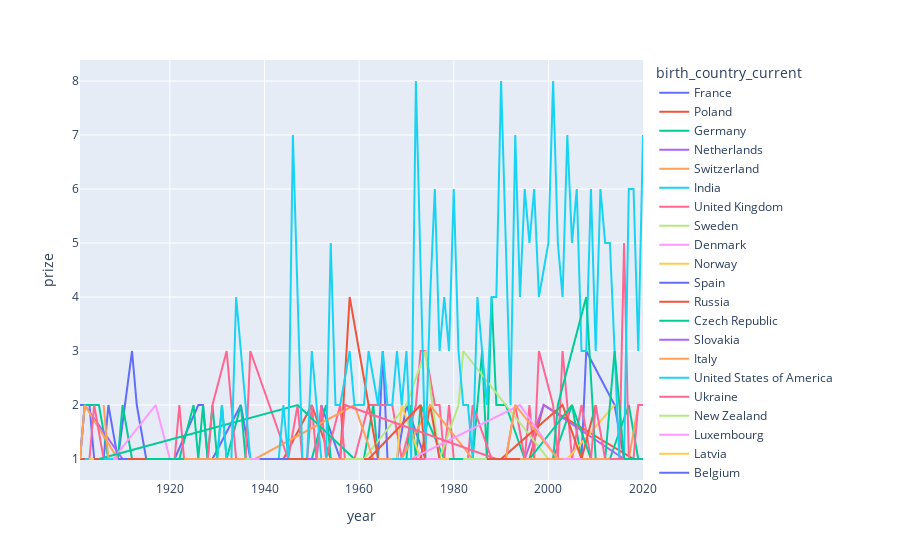

The notebook cell saved with this chart:
### Code cell
fig = px.line(prize_by_year,
           x=prize_by_year.year,
           y=prize_by_year.prize,
           color=prize_by_year.birth_country_current)
fig.show()

### Figure 1 — Plotly figure (JSON) as saved in the notebook; plotly's stock layout.template omitted (floating-point values rounded to 4 significant figures)
{"data": [{"hovertemplate": "birth_country_current=France<br>year=%{x}<br>prize=%{y}<extra></extra>", "legendgroup": "France", "line": {"color": "#636efa", "dash": "solid"}, "marker": {"symbol": "circle"}, "mode": "lines", "name": "France", "orientation": "v", "showlegend": true, "type": "scatter", "x": [1901, 1903, 1904, 1906, 1907, 1909, 1912, 1913, 1915, 1920, 1921, 1926, 1927, 1928, 1929, 1935, 1937, 1947, 1951, 1952, 1956, 1964, 1965, 1966, 1967, 1968, 1970, 1974, 1977, 1980, 1983, 1987, 1988, 1991, 2007, 2008, 2014, 2016, 2018, 2019, 2020], "xaxis": "x", "y": [2, 2, 1, 1, 2, 1, 3, 2, 1, 1, 1, 2, 2, 1, 1, 2, 1, 1, 1, 2, 1, 1, 3, 1, 1, 1, 2, 1, 1, 1, 1, 1, 1, 1, 1, 3, 2, 1, 1, 1, 1], "yaxis": "y"}, {"hovertemplate": "birth_country_current=Poland<br>year=%{x}<br>prize=%{y}<extra></extra>", "legendgroup": "Poland", "line": {"color": "#EF553B", "dash": "solid"}, "marker": {"symbol": "circle"}, "mode": "lines", "name": "Poland", "orientation": "v", "showlegend": true, "type": "scatter", "x": [1901, 1903, 1905, 1907, 1908, 1911, 1918, 1924, 1931, 1939, 1943, 1944, 1950, 1954, 1963, 1964, 1978, 1983, 1985, 1992, 1994, 1995, 1996, 1999, 2018], "xaxis": "x", "y": [1, 1, 1, 1, 1, 1, 1, 1, 1, 1, 1, 1, 2, 1, 1, 1, 1, 1, 1, 1, 1, 1, 1, 2, 1], "yaxis": "y"}, {"hovertemplate": "birth_country_current=Germany<br>year=%{x}<br>prize=%{y}<extra></extra>", "legendgroup": "Germany", "line": {"color": "#00cc96", "dash": "solid"}, "marker": {"symbol": "circle"}, "mode": "lines", "name": "Germany", "orientation": "v", "showlegend": true, "type": "scatter", "x": [1901, 1902, 1905, 1907, 1908, 1909, 1910, 1912, 1914, 1915, 1918, 1919, 1920, 1921, 1922, 1925, 1926, 1927, 1928, 1929, 1930, 1931, 1932, 1935, 1936, 1939, 1944, 1945, 1946, 1950, 1953, 1954, 1955, 1956, 1961, 1963, 1964, 1966, 1967, 1969, 1970, 1971, 1972, 1973, 1978, 1979, 1984, 1986, 1987, 1988, 1989, 1991, 1995, 1998, 2000, 2001, 2005, 2007, 2008, 2013, 2017, 2019, 2020], "xaxis": "x", "y": [1, 2, 2, 1, 1, 1, 2, 1, 1, 1, 1, 1, 1, 1, 1, 2, 1, 2, 1, 2, 1, 2, 1, 2, 1, 1, 1, 1, 1, 1, 2, 1, 1, 1, 1, 2, 1, 1, 1, 1, 1, 2, 1, 2, 1, 1, 1, 3, 1, 4, 2, 2, 1, 1, 1, 1, 2, 1, 1, 1, 2, 1, 1], "yaxis": "y"}, {"hovertemplate": "birth_country_current=Netherlands<br>year=%{x}<br>prize=%{y}<extra></extra>", "legendgroup": "Netherlands", "line": {"color": "#ab63fa", "dash": "solid"}, "marker": {"symbol": "circle"}, "mode": "lines", "name": "Netherlands", "orientation": "v", "showlegend": true, "type": "scatter", "x": [1901, 1902, 1910, 1911, 1913, 1929, 1936, 1953, 1969, 1973, 1975, 1981, 1984, 1995, 1999, 2016], "xaxis": "x", "y": [1, 2, 1, 1, 1, 1, 1, 1, 1, 1, 1, 1, 1, 1, 2, 1], "yaxis": "y"}, {"hovertemplate": "birth_country_current=Switzerland<br>year=%{x}<br>prize=%{y}<extra></extra>", "legendgroup": "Switzerland", "line": {"color": "#FFA15A", "dash": "solid"}, "marker": {"symbol": "circle"}, "mode": "lines", "name": "Switzerland", "orientation": "v", "showlegend": true, "type": "scatter", "x": [1901, 1902, 1909, 1919, 1920, 1948, 1949, 1952, 1957, 1978, 1986, 1987, 1991, 1996, 2002, 2017, 2019], "xaxis": "x", "y": [1, 2, 1, 1, 1, 1, 1, 1, 1, 1, 1, 1, 1, 1, 1, 1, 2], "yaxis": "y"}, {"hovertemplate": "birth_country_current=India<br>year=%{x}<br>prize=%{y}<extra></extra>", "legendgroup": "India", "line": {"color": "#19d3f3", "dash": "solid"}, "marker": {"symbol": "circle"}, "mode": "lines", "name": "India", "orientation": "v", "showlegend": true, "type": "scatter", "x": [1902, 1907, 1913, 1930, 1968, 1998, 2009, 2014, 2019], "xaxis": "x", "y": [1, 1, 1, 1, 1, 1, 1, 1, 1], "yaxis": "y"}, {"hovertemplate": "birth_country_current=United Kingdom<br>year=%{x}<br>prize=%{y}<extra></extra>", "legendgroup": "United Kingdom", "line": {"color": "#FF6692", "dash": "solid"}, "marker": {"symbol": "circle"}, "mode": "lines", "name": "United Kingdom", "orientation": "v", "showlegend": true, "type": "scatter", "x": [1903, 1904, 1906, 1915, 1917, 1921, 1922, 1923, 1925, 1927, 1928, 1929, 1932, 1933, 1934, 1935, 1936, 1937, 1945, 1947, 1948, 1949, 1950, 1951, 1952, 1953, 1956, 1957, 1958, 1959, 1962, 1963, 1967, 1969, 1972, 1973, 1974, 1976, 1977, 1978, 1979, 1980, 1982, 1983, 1984, 1988, 1991, 1993, 1995, 1996, 1997, 1998, 2001, 2002, 2003, 2005, 2007, 2009, 2010, 2012, 2013, 2015, 2016, 2017, 2018, 2019, 2020], "xaxis": "x", "y": [1, 2, 1, 1, 1, 1, 2, 1, 1, 1, 1, 2, 3, 2, 1, 1, 1, 3, 1, 2, 1, 1, 2, 1, 2, 1, 2, 1, 1, 1, 2, 2, 2, 1, 2, 3, 3, 2, 2, 1, 2, 1, 1, 1, 2, 1, 1, 2, 1, 2, 1, 3, 2, 1, 3, 1, 2, 1, 1, 1, 1, 1, 5, 1, 1, 2, 2], "yaxis": "y"}, {"hovertemplate": "birth_country_current=Sweden<br>year=%{x}<br>prize=%{y}<extra></extra>", "legendgroup": "Sweden", "line": {"color": "#B6E880", "dash": "solid"}, "marker": {"symbol": "circle"}, "mode": "lines", "name": "Sweden", "orientation": "v", "showlegend": true, "type": "scatter", "x": [1903, 1908, 1909, 1911, 1912, 1916, 1921, 1924, 1926, 1930, 1931, 1948, 1951, 1955, 1961, 1970, 1974, 1977, 1981, 1982, 2000, 2011, 2015], "xaxis": "x", "y": [1, 1, 1, 1, 1, 1, 1, 1, 1, 1, 1, 1, 1, 1, 1, 2, 3, 1, 2, 3, 1, 1, 1], "yaxis": "y"}, {"hovertemplate": "birth_country_current=Denmark<br>year=%{x}<br>prize=%{y}<extra></extra>", "legendgroup": "Denmark", "line": {"color": "#FF97FF", "dash": "solid"}, "marker": {"symbol": "circle"}, "mode": "lines", "name": "Denmark", "orientation": "v", "showlegend": true, "type": "scatter", "x": [1903, 1908, 1917, 1920, 1922, 1926, 1928, 1943, 1944, 1975, 1997], "xaxis": "x", "y": [1, 1, 2, 1, 1, 1, 1, 1, 1, 1, 1], "yaxis": "y"}, {"hovertemplate": "birth_country_current=Norway<br>year=%{x}<br>prize=%{y}<extra></extra>", "legendgroup": "Norway", "line": {"color": "#FECB52", "dash": "solid"}, "marker": {"symbol": "circle"}, "mode": "lines", "name": "Norway", "orientation": "v", "showlegend": true, "type": "scatter", "x": [1903, 1920, 1921, 1922, 1968, 1969, 1973, 1989, 2004, 2014], "xaxis": "x", "y": [1, 1, 1, 1, 1, 2, 1, 1, 1, 2], "yaxis": "y"}, {"hovertemplate": "birth_country_current=Spain<br>year=%{x}<br>prize=%{y}<extra></extra>", "legendgroup": "Spain", "line": {"color": "#636efa", "dash": "solid"}, "marker": {"symbol": "circle"}, "mode": "lines", "name": "Spain", "orientation": "v", "showlegend": true, "type": "scatter", "x": [1904, 1906, 1922, 1956, 1959, 1977, 1989], "xaxis": "x", "y": [1, 1, 1, 1, 1, 1, 1], "yaxis": "y"}, {"hovertemplate": "birth_country_current=Russia<br>year=%{x}<br>prize=%{y}<extra></extra>", "legendgroup": "Russia", "line": {"color": "#EF553B", "dash": "solid"}, "marker": {"symbol": "circle"}, "mode": "lines", "name": "Russia", "orientation": "v", "showlegend": true, "type": "scatter", "x": [1904, 1910, 1911, 1933, 1937, 1953, 1956, 1958, 1964, 1965, 1970, 1973, 1975, 1977, 1978, 1987, 1990, 2003, 2007, 2010], "xaxis": "x", "y": [1, 1, 1, 1, 1, 1, 1, 4, 1, 1, 1, 1, 2, 1, 1, 1, 1, 2, 1, 2], "yaxis": "y"}, {"hovertemplate": "birth_country_current=Czech Republic<br>year=%{x}<br>prize=%{y}<extra></extra>", "legendgroup": "Czech Republic", "line": {"color": "#00cc96", "dash": "solid"}, "marker": {"symbol": "circle"}, "mode": "lines", "name": "Czech Republic", "orientation": "v", "showlegend": true, "type": "scatter", "x": [1905, 1947, 1959, 1984, 2007], "xaxis": "x", "y": [1, 2, 1, 1, 1], "yaxis": "y"}, {"hovertemplate": "birth_country_current=Slovakia<br>year=%{x}<br>prize=%{y}<extra></extra>", "legendgroup": "Slovakia", "line": {"color": "#ab63fa", "dash": "solid"}, "marker": {"symbol": "circle"}, "mode": "lines", "name": "Slovakia", "orientation": "v", "showlegend": true, "type": "scatter", "x": [1905], "xaxis": "x", "y": [1], "yaxis": "y"}, {"hovertemplate": "birth_country_current=Italy<br>year=%{x}<br>prize=%{y}<extra></extra>", "legendgroup": "Italy", "line": {"color": "#FFA15A", "dash": "solid"}, "marker": {"symbol": "circle"}, "mode": "lines", "name": "Italy", "orientation": "v", "showlegend": true, "type": "scatter", "x": [1906, 1907, 1909, 1926, 1934, 1938, 1959, 1963, 1969, 1975, 1984, 1985, 1986, 1997, 2002, 2007], "xaxis": "x", "y": [2, 1, 1, 1, 1, 1, 2, 1, 1, 2, 1, 1, 1, 1, 1, 1], "yaxis": "y"}, {"hovertemplate": "birth_country_current=United States of America<br>year=%{x}<br>prize=%{y}<extra></extra>", "legendgroup": "United States of America", "line": {"color": "#19d3f3", "dash": "solid"}, "marker": {"symbol": "circle"}, "mode": "lines", "name": "United States of America", "orientation": "v", "showlegend": true, "type": "scatter", "x": [1906, 1912, 1914, 1919, 1923, 1925, 1927, 1929, 1930, 1931, 1932, 1933, 1934, 1936, 1937, 1938, 1939, 1943, 1944, 1945, 1946, 1948, 1949, 1950, 1951, 1952, 1953, 1954, 1955, 1956, 1958, 1959, 1960, 1961, 1962, 1964, 1965, 1966, 1967, 1968, 1969, 1970, 1971, 1972, 1974, 1975, 1976, 1977, 1978, 1979, 1980, 1981, 1982, 1983, 1984, 1985, 1986, 1987, 1988, 1989, 1990, 1992, 1993, 1994, 1995, 1996, 1997, 1998, 2000, 2001, 2002, 2003, 2004, 2005, 2006, 2007, 2008, 2009, 2010, 2011, 2012, 2013, 2014, 2015, 2016, 2017, 2018, 2019, 2020], "xaxis": "x", "y": [1, 1, 1, 1, 1, 1, 1, 1, 1, 2, 1, 1, 4, 2, 1, 1, 1, 1, 2, 1, 7, 1, 1, 3, 2, 1, 1, 5, 2, 2, 3, 2, 2, 2, 3, 2, 3, 2, 2, 3, 2, 3, 1, 8, 1, 4, 6, 3, 4, 3, 6, 3, 2, 2, 1, 4, 3, 2, 4, 4, 8, 2, 7, 4, 6, 5, 6, 4, 5, 8, 5, 4, 7, 5, 6, 3, 3, 6, 3, 6, 5, 5, 3, 1, 1, 6, 6, 3, 7], "yaxis": "y"}, {"hovertemplate": "birth_country_current=Ukraine<br>year=%{x}<br>prize=%{y}<extra></extra>", "legendgroup": "Ukraine", "line": {"color": "#FF6692", "dash": "solid"}, "marker": {"symbol": "circle"}, "mode": "lines", "name": "Ukraine", "orientation": "v", "showlegend": true, "type": "scatter", "x": [1908, 1952, 1966, 1981, 2015], "xaxis": "x", "y": [1, 1, 1, 1, 1], "yaxis": "y"}, {"hovertemplate": "birth_country_current=New Zealand<br>year=%{x}<br>prize=%{y}<extra></extra>", "legendgroup": "New Zealand", "line": {"color": "#B6E880", "dash": "solid"}, "marker": {"symbol": "circle"}, "mode": "lines", "name": "New Zealand", "orientation": "v", "showlegend": true, "type": "scatter", "x": [1908, 1962, 2000], "xaxis": "x", "y": [1, 1, 1], "yaxis": "y"}, {"hovertemplate": "birth_country_current=Luxembourg<br>year=%{x}<br>prize=%{y}<extra></extra>", "legendgroup": "Luxembourg", "line": {"color": "#FF97FF", "dash": "solid"}, "marker": {"symbol": "circle"}, "mode": "lines", "name": "Luxembourg", "orientation": "v", "showlegend": true, "type": "scatter", "x": [1908, 2011], "xaxis": "x", "y": [1, 1], "yaxis": "y"}, {"hovertemplate": "birth_country_current=Latvia<br>year=%{x}<br>prize=%{y}<extra></extra>", "legendgroup": "Latvia", "line": {"color": "#FECB52", "dash": "solid"}, "marker": {"symbol": "circle"}, "mode": "lines", "name": "Latvia", "orientation": "v", "showlegend": true, "type": "scatter", "x": [1909], "xaxis": "x", "y": [1], "yaxis": "y"}, {"hovertemplate": "birth_country_current=Belgium<br>year=%{x}<br>prize=%{y}<extra></extra>", "legendgroup": "Belgium", "line": {"color": "#636efa", "dash": "solid"}, "marker": {"symbol": "circle"}, "mode": "lines", "name": "Belgium", "orientation": "v", "showlegend": true, "type": "scatter", "x": [1909, 1911, 1913, 1919, 1938, 1958, 1974, 2005, 2013], "xaxis": "x", "y": [1, 1, 1, 1, 1, 1, 1, 1, 1], "yaxis": "y"}, {"hovertemplate": "birth_country_current=Austria<br>year=%{x}<br>prize=%{y}<extra></extra>", "legendgroup": "Austria", "line": {"color": "#EF553B", "dash": "solid"}, "marker": {"symbol": "circle"}, "mode": "lines", "name": "Austria", "orientation": "v", "showlegend": true, "type": "scatter", "x": [1911, 1914, 1925, 1927, 1930, 1933, 1936, 1938, 1945, 1962, 1973, 1974, 1998, 2000, 2004, 2013, 2019], "xaxis": "x", "y": [1, 1, 1, 1, 1, 1, 1, 1, 1, 1, 2, 1, 1, 1, 1, 1, 1], "yaxis": "y"}, {"hovertemplate": "birth_country_current=Australia<br>year=%{x}<br>prize=%{y}<extra></extra>", "legendgroup": "Australia", "line": {"color": "#00cc96", "dash": "solid"}, "marker": {"symbol": "circle"}, "mode": "lines", "name": "Australia", "orientation": "v", "showlegend": true, "type": "scatter", "x": [1915, 1945, 1960, 1963, 1964, 1975, 1996, 2005, 2009], "xaxis": "x", "y": [1, 1, 1, 1, 1, 1, 1, 2, 1], "yaxis": "y"}, {"hovertemplate": "birth_country_current=Canada<br>year=%{x}<br>prize=%{y}<extra></extra>", "legendgroup": "Canada", "line": {"color": "#ab63fa", "dash": "solid"}, "marker": {"symbol": "circle"}, "mode": "lines", "name": "Canada", "orientation": "v", "showlegend": true, "type": "scatter", "x": [1923, 1949, 1957, 1966, 1976, 1981, 1983, 1989, 1990, 1992, 1994, 1996, 1997, 1999, 2009, 2011, 2013, 2015, 2018, 2019], "xaxis": "x", "y": [1, 1, 1, 1, 1, 1, 1, 1, 1, 1, 1, 1, 1, 1, 1, 1, 1, 1, 1, 1], "yaxis": "y"}, {"hovertemplate": "birth_country_current=Ireland<br>year=%{x}<br>prize=%{y}<extra></extra>", "legendgroup": "Ireland", "line": {"color": "#FFA15A", "dash": "solid"}, "marker": {"symbol": "circle"}, "mode": "lines", "name": "Ireland", "orientation": "v", "showlegend": true, "type": "scatter", "x": [1923, 1925, 1951, 1969, 2015], "xaxis": "x", "y": [1, 1, 1, 1, 1], "yaxis": "y"}, {"hovertemplate": "birth_country_current=Slovenia<br>year=%{x}<br>prize=%{y}<extra></extra>", "legendgroup": "Slovenia", "line": {"color": "#19d3f3", "dash": "solid"}, "marker": {"symbol": "circle"}, "mode": "lines", "name": "Slovenia", "orientation": "v", "showlegend": true, "type": "scatter", "x": [1923], "xaxis": "x", "y": [1], "yaxis": "y"}, {"hovertemplate": "birth_country_current=Indonesia<br>year=%{x}<br>prize=%{y}<extra></extra>", "legendgroup": "Indonesia", "line": {"color": "#FF6692", "dash": "solid"}, "marker": {"symbol": "circle"}, "mode": "lines", "name": "Indonesia", "orientation": "v", "showlegend": true, "type": "scatter", "x": [1924], "xaxis": "x", "y": [1], "yaxis": "y"}, {"hovertemplate": "birth_country_current=Argentina<br>year=%{x}<br>prize=%{y}<extra></extra>", "legendgroup": "Argentina", "line": {"color": "#B6E880", "dash": "solid"}, "marker": {"symbol": "circle"}, "mode": "lines", "name": "Argentina", "orientation": "v", "showlegend": true, "type": "scatter", "x": [1936, 1947, 1980, 1984], "xaxis": "x", "y": [1, 1, 1, 1], "yaxis": "y"}, {"hovertemplate": "birth_country_current=Hungary<br>year=%{x}<br>prize=%{y}<extra></extra>", "legendgroup": "Hungary", "line": {"color": "#FF97FF", "dash": "solid"}, "marker": {"symbol": "circle"}, "mode": "lines", "name": "Hungary", "orientation": "v", "showlegend": true, "type": "scatter", "x": [1937, 1943, 1961, 1963, 1971, 1994, 2002, 2004], "xaxis": "x", "y": [1, 1, 1, 1, 1, 2, 1, 1], "yaxis": "y"}, {"hovertemplate": "birth_country_current=Croatia<br>year=%{x}<br>prize=%{y}<extra></extra>", "legendgroup": "Croatia", "line": {"color": "#FECB52", "dash": "solid"}, "marker": {"symbol": "circle"}, "mode": "lines", "name": "Croatia", "orientation": "v", "showlegend": true, "type": "scatter", "x": [1939], "xaxis": "x", "y": [1], "yaxis": "y"}, {"hovertemplate": "birth_country_current=Finland<br>year=%{x}<br>prize=%{y}<extra></extra>", "legendgroup": "Finland", "line": {"color": "#636efa", "dash": "solid"}, "marker": {"symbol": "circle"}, "mode": "lines", "name": "Finland", "orientation": "v", "showlegend": true, "type": "scatter", "x": [1939, 1945, 1967, 2008, 2016], "xaxis": "x", "y": [1, 1, 1, 1, 1], "yaxis": "y"}, {"hovertemplate": "birth_country_current=Chile<br>year=%{x}<br>prize=%{y}<extra></extra>", "legendgroup": "Chile", "line": {"color": "#EF553B", "dash": "solid"}, "marker": {"symbol": "circle"}, "mode": "lines", "name": "Chile", "orientation": "v", "showlegend": true, "type": "scatter", "x": [1945, 1971], "xaxis": "x", "y": [1, 1], "yaxis": "y"}, {"hovertemplate": "birth_country_current=Japan<br>year=%{x}<br>prize=%{y}<extra></extra>", "legendgroup": "Japan", "line": {"color": "#00cc96", "dash": "solid"}, "marker": {"symbol": "circle"}, "mode": "lines", "name": "Japan", "orientation": "v", "showlegend": true, "type": "scatter", "x": [1949, 1965, 1968, 1973, 1974, 1981, 1987, 1994, 2000, 2001, 2002, 2008, 2010, 2012, 2014, 2015, 2016, 2017, 2018, 2019], "xaxis": "x", "y": [1, 1, 1, 1, 1, 1, 1, 1, 1, 1, 2, 4, 1, 1, 3, 2, 1, 1, 1, 1], "yaxis": "y"}, {"hovertemplate": "birth_country_current=Portugal<br>year=%{x}<br>prize=%{y}<extra></extra>", "legendgroup": "Portugal", "line": {"color": "#ab63fa", "dash": "solid"}, "marker": {"symbol": "circle"}, "mode": "lines", "name": "Portugal", "orientation": "v", "showlegend": true, "type": "scatter", "x": [1949, 1998], "xaxis": "x", "y": [1, 1], "yaxis": "y"}, {"hovertemplate": "birth_country_current=South Africa<br>year=%{x}<br>prize=%{y}<extra></extra>", "legendgroup": "South Africa", "line": {"color": "#FFA15A", "dash": "solid"}, "marker": {"symbol": "circle"}, "mode": "lines", "name": "South Africa", "orientation": "v", "showlegend": true, "type": "scatter", "x": [1951, 1979, 1984, 1991, 1993, 2002, 2003, 2013], "xaxis": "x", "y": [1, 1, 1, 1, 2, 1, 1, 1], "yaxis": "y"}, {"hovertemplate": "birth_country_current=Iceland<br>year=%{x}<br>prize=%{y}<extra></extra>", "legendgroup": "Iceland", "line": {"color": "#19d3f3", "dash": "solid"}, "marker": {"symbol": "circle"}, "mode": "lines", "name": "Iceland", "orientation": "v", "showlegend": true, "type": "scatter", "x": [1955], "xaxis": "x", "y": [1], "yaxis": "y"}, {"hovertemplate": "birth_country_current=China<br>year=%{x}<br>prize=%{y}<extra></extra>", "legendgroup": "China", "line": {"color": "#FF6692", "dash": "solid"}, "marker": {"symbol": "circle"}, "mode": "lines", "name": "China", "orientation": "v", "showlegend": true, "type": "scatter", "x": [1956, 1957, 1989, 1992, 1998, 2000, 2009, 2010, 2012, 2015], "xaxis": "x", "y": [1, 2, 1, 1, 1, 1, 1, 2, 1, 1], "yaxis": "y"}, {"hovertemplate": "birth_country_current=Algeria<br>year=%{x}<br>prize=%{y}<extra></extra>", "legendgroup": "Algeria", "line": {"color": "#B6E880", "dash": "solid"}, "marker": {"symbol": "circle"}, "mode": "lines", "name": "Algeria", "orientation": "v", "showlegend": true, "type": "scatter", "x": [1957, 1997], "xaxis": "x", "y": [1, 1], "yaxis": "y"}, {"hovertemplate": "birth_country_current=Zimbabwe<br>year=%{x}<br>prize=%{y}<extra></extra>", "legendgroup": "Zimbabwe", "line": {"color": "#FF97FF", "dash": "solid"}, "marker": {"symbol": "circle"}, "mode": "lines", "name": "Zimbabwe", "orientation": "v", "showlegend": true, "type": "scatter", "x": [1960], "xaxis": "x", "y": [1], "yaxis": "y"}, {"hovertemplate": "birth_country_current=Brazil<br>year=%{x}<br>prize=%{y}<extra></extra>", "legendgroup": "Brazil", "line": {"color": "#FECB52", "dash": "solid"}, "marker": {"symbol": "circle"}, "mode": "lines", "name": "Brazil", "orientation": "v", "showlegend": true, "type": "scatter", "x": [1960], "xaxis": "x", "y": [1], "yaxis": "y"}, {"hovertemplate": "birth_country_current=Guadeloupe Island<br>year=%{x}<br>prize=%{y}<extra></extra>", "legendgroup": "Guadeloupe Island", "line": {"color": "#636efa", "dash": "solid"}, "marker": {"symbol": "circle"}, "mode": "lines", "name": "Guadeloupe Island", "orientation": "v", "showlegend": true, "type": "scatter", "x": [1960], "xaxis": "x", "y": [1], "yaxis": "y"}, {"hovertemplate": "birth_country_current=Bosnia and Herzegovina<br>year=%{x}<br>prize=%{y}<extra></extra>", "legendgroup": "Bosnia and Herzegovina", "line": {"color": "#EF553B", "dash": "solid"}, "marker": {"symbol": "circle"}, "mode": "lines", "name": "Bosnia and Herzegovina", "orientation": "v", "showlegend": true, "type": "scatter", "x": [1961, 1975], "xaxis": "x", "y": [1, 1], "yaxis": "y"}, {"hovertemplate": "birth_country_current=Azerbaijan<br>year=%{x}<br>prize=%{y}<extra></extra>", "legendgroup": "Azerbaijan", "line": {"color": "#00cc96", "dash": "solid"}, "marker": {"symbol": "circle"}, "mode": "lines", "name": "Azerbaijan", "orientation": "v", "showlegend": true, "type": "scatter", "x": [1962], "xaxis": "x", "y": [1], "yaxis": "y"}, {"hovertemplate": "birth_country_current=Turkey<br>year=%{x}<br>prize=%{y}<extra></extra>", "legendgroup": "Turkey", "line": {"color": "#ab63fa", "dash": "solid"}, "marker": {"symbol": "circle"}, "mode": "lines", "name": "Turkey", "orientation": "v", "showlegend": true, "type": "scatter", "x": [1963, 2006, 2015], "xaxis": "x", "y": [1, 1, 1], "yaxis": "y"}, {"hovertemplate": "birth_country_current=Egypt<br>year=%{x}<br>prize=%{y}<extra></extra>", "legendgroup": "Egypt", "line": {"color": "#FFA15A", "dash": "solid"}, "marker": {"symbol": "circle"}, "mode": "lines", "name": "Egypt", "orientation": "v", "showlegend": true, "type": "scatter", "x": [1964, 1978, 1988, 1994, 1999, 2005], "xaxis": "x", "y": [1, 1, 1, 1, 1, 1], "yaxis": "y"}, {"hovertemplate": "birth_country_current=Guatemala<br>year=%{x}<br>prize=%{y}<extra></extra>", "legendgroup": "Guatemala", "line": {"color": "#19d3f3", "dash": "solid"}, "marker": {"symbol": "circle"}, "mode": "lines", "name": "Guatemala", "orientation": "v", "showlegend": true, "type": "scatter", "x": [1967, 1992], "xaxis": "x", "y": [1, 1], "yaxis": "y"}, {"hovertemplate": "birth_country_current=Belarus<br>year=%{x}<br>prize=%{y}<extra></extra>", "legendgroup": "Belarus", "line": {"color": "#FF6692", "dash": "solid"}, "marker": {"symbol": "circle"}, "mode": "lines", "name": "Belarus", "orientation": "v", "showlegend": true, "type": "scatter", "x": [1971, 1978, 1994, 2000], "xaxis": "x", "y": [1, 1, 1, 1], "yaxis": "y"}, {"hovertemplate": "birth_country_current=Vietnam<br>year=%{x}<br>prize=%{y}<extra></extra>", "legendgroup": "Vietnam", "line": {"color": "#B6E880", "dash": "solid"}, "marker": {"symbol": "circle"}, "mode": "lines", "name": "Vietnam", "orientation": "v", "showlegend": true, "type": "scatter", "x": [1973], "xaxis": "x", "y": [1], "yaxis": "y"}, {"hovertemplate": "birth_country_current=Romania<br>year=%{x}<br>prize=%{y}<extra></extra>", "legendgroup": "Romania", "line": {"color": "#FF97FF", "dash": "solid"}, "marker": {"symbol": "circle"}, "mode": "lines", "name": "Romania", "orientation": "v", "showlegend": true, "type": "scatter", "x": [1974, 1986, 2009, 2014], "xaxis": "x", "y": [1, 1, 1, 1], "yaxis": "y"}, {"hovertemplate": "birth_country_current=Lithuania<br>year=%{x}<br>prize=%{y}<extra></extra>", "legendgroup": "Lithuania", "line": {"color": "#FECB52", "dash": "solid"}, "marker": {"symbol": "circle"}, "mode": "lines", "name": "Lithuania", "orientation": "v", "showlegend": true, "type": "scatter", "x": [1977, 1980, 1982], "xaxis": "x", "y": [1, 1, 1], "yaxis": "y"}, {"hovertemplate": "birth_country_current=Greece<br>year=%{x}<br>prize=%{y}<extra></extra>", "legendgroup": "Greece", "line": {"color": "#636efa", "dash": "solid"}, "marker": {"symbol": "circle"}, "mode": "lines", "name": "Greece", "orientation": "v", "showlegend": true, "type": "scatter", "x": [1979], "xaxis": "x", "y": [1], "yaxis": "y"}, {"hovertemplate": "birth_country_current=Pakistan<br>year=%{x}<br>prize=%{y}<extra></extra>", "legendgroup": "Pakistan", "line": {"color": "#EF553B", "dash": "solid"}, "marker": {"symbol": "circle"}, "mode": "lines", "name": "Pakistan", "orientation": "v", "showlegend": true, "type": "scatter", "x": [1979, 1983, 2014], "xaxis": "x", "y": [1, 1, 1], "yaxis": "y"}, {"hovertemplate": "birth_country_current=Saint Lucia<br>year=%{x}<br>prize=%{y}<extra></extra>", "legendgroup": "Saint Lucia", "line": {"color": "#00cc96", "dash": "solid"}, "marker": {"symbol": "circle"}, "mode": "lines", "name": "Saint Lucia", "orientation": "v", "showlegend": true, "type": "scatter", "x": [1979, 1992], "xaxis": "x", "y": [1, 1], "yaxis": "y"}, {"hovertemplate": "birth_country_current=Republic of Macedonia<br>year=%{x}<br>prize=%{y}<extra></extra>", "legendgroup": "Republic of Macedonia", "line": {"color": "#ab63fa", "dash": "solid"}, "marker": {"symbol": "circle"}, "mode": "lines", "name": "Republic of Macedonia", "orientation": "v", "showlegend": true, "type": "scatter", "x": [1979], "xaxis": "x", "y": [1], "yaxis": "y"}, {"hovertemplate": "birth_country_current=Venezuela<br>year=%{x}<br>prize=%{y}<extra></extra>", "legendgroup": "Venezuela", "line": {"color": "#FFA15A", "dash": "solid"}, "marker": {"symbol": "circle"}, "mode": "lines", "name": "Venezuela", "orientation": "v", "showlegend": true, "type": "scatter", "x": [1980], "xaxis": "x", "y": [1], "yaxis": "y"}, {"hovertemplate": "birth_country_current=Bulgaria<br>year=%{x}<br>prize=%{y}<extra></extra>", "legendgroup": "Bulgaria", "line": {"color": "#19d3f3", "dash": "solid"}, "marker": {"symbol": "circle"}, "mode": "lines", "name": "Bulgaria", "orientation": "v", "showlegend": true, "type": "scatter", "x": [1981], "xaxis": "x", "y": [1], "yaxis": "y"}, {"hovertemplate": "birth_country_current=Colombia<br>year=%{x}<br>prize=%{y}<extra></extra>", "legendgroup": "Colombia", "line": {"color": "#FF6692", "dash": "solid"}, "marker": {"symbol": "circle"}, "mode": "lines", "name": "Colombia", "orientation": "v", "showlegend": true, "type": "scatter", "x": [1982, 2016], "xaxis": "x", "y": [1, 1], "yaxis": "y"}, {"hovertemplate": "birth_country_current=Mexico<br>year=%{x}<br>prize=%{y}<extra></extra>", "legendgroup": "Mexico", "line": {"color": "#B6E880", "dash": "solid"}, "marker": {"symbol": "circle"}, "mode": "lines", "name": "Mexico", "orientation": "v", "showlegend": true, "type": "scatter", "x": [1982, 1990, 1995], "xaxis": "x", "y": [1, 1, 1], "yaxis": "y"}, {"hovertemplate": "birth_country_current=Madagascar<br>year=%{x}<br>prize=%{y}<extra></extra>", "legendgroup": "Madagascar", "line": {"color": "#FF97FF", "dash": "solid"}, "marker": {"symbol": "circle"}, "mode": "lines", "name": "Madagascar", "orientation": "v", "showlegend": true, "type": "scatter", "x": [1985], "xaxis": "x", "y": [1], "yaxis": "y"}, {"hovertemplate": "birth_country_current=Nigeria<br>year=%{x}<br>prize=%{y}<extra></extra>", "legendgroup": "Nigeria", "line": {"color": "#FECB52", "dash": "solid"}, "marker": {"symbol": "circle"}, "mode": "lines", "name": "Nigeria", "orientation": "v", "showlegend": true, "type": "scatter", "x": [1986], "xaxis": "x", "y": [1], "yaxis": "y"}, {"hovertemplate": "birth_country_current=Taiwan<br>year=%{x}<br>prize=%{y}<extra></extra>", "legendgroup": "Taiwan", "line": {"color": "#636efa", "dash": "solid"}, "marker": {"symbol": "circle"}, "mode": "lines", "name": "Taiwan", "orientation": "v", "showlegend": true, "type": "scatter", "x": [1986], "xaxis": "x", "y": [1], "yaxis": "y"}, {"hovertemplate": "birth_country_current=Korea (South Korea)<br>year=%{x}<br>prize=%{y}<extra></extra>", "legendgroup": "Korea (South Korea)", "line": {"color": "#EF553B", "dash": "solid"}, "marker": {"symbol": "circle"}, "mode": "lines", "name": "Korea (South Korea)", "orientation": "v", "showlegend": true, "type": "scatter", "x": [1987, 2000], "xaxis": "x", "y": [1, 1], "yaxis": "y"}, {"hovertemplate": "birth_country_current=Costa Rica<br>year=%{x}<br>prize=%{y}<extra></extra>", "legendgroup": "Costa Rica", "line": {"color": "#00cc96", "dash": "solid"}, "marker": {"symbol": "circle"}, "mode": "lines", "name": "Costa Rica", "orientation": "v", "showlegend": true, "type": "scatter", "x": [1987], "xaxis": "x", "y": [1], "yaxis": "y"}, {"hovertemplate": "birth_country_current=Myanmar<br>year=%{x}<br>prize=%{y}<extra></extra>", "legendgroup": "Myanmar", "line": {"color": "#ab63fa", "dash": "solid"}, "marker": {"symbol": "circle"}, "mode": "lines", "name": "Myanmar", "orientation": "v", "showlegend": true, "type": "scatter", "x": [1991], "xaxis": "x", "y": [1], "yaxis": "y"}, {"hovertemplate": "birth_country_current=Israel<br>year=%{x}<br>prize=%{y}<extra></extra>", "legendgroup": "Israel", "line": {"color": "#FFA15A", "dash": "solid"}, "marker": {"symbol": "circle"}, "mode": "lines", "name": "Israel", "orientation": "v", "showlegend": true, "type": "scatter", "x": [1994, 2002, 2004, 2009, 2011, 2013], "xaxis": "x", "y": [1, 1, 1, 1, 1, 1], "yaxis": "y"}, {"hovertemplate": "birth_country_current=East Timor<br>year=%{x}<br>prize=%{y}<extra></extra>", "legendgroup": "East Timor", "line": {"color": "#19d3f3", "dash": "solid"}, "marker": {"symbol": "circle"}, "mode": "lines", "name": "East Timor", "orientation": "v", "showlegend": true, "type": "scatter", "x": [1996], "xaxis": "x", "y": [2], "yaxis": "y"}, {"hovertemplate": "birth_country_current=Ghana<br>year=%{x}<br>prize=%{y}<extra></extra>", "legendgroup": "Ghana", "line": {"color": "#FF6692", "dash": "solid"}, "marker": {"symbol": "circle"}, "mode": "lines", "name": "Ghana", "orientation": "v", "showlegend": true, "type": "scatter", "x": [2001], "xaxis": "x", "y": [1], "yaxis": "y"}, {"hovertemplate": "birth_country_current=Trinidad<br>year=%{x}<br>prize=%{y}<extra></extra>", "legendgroup": "Trinidad", "line": {"color": "#B6E880", "dash": "solid"}, "marker": {"symbol": "circle"}, "mode": "lines", "name": "Trinidad", "orientation": "v", "showlegend": true, "type": "scatter", "x": [2001], "xaxis": "x", "y": [1], "yaxis": "y"}, {"hovertemplate": "birth_country_current=Iran<br>year=%{x}<br>prize=%{y}<extra></extra>", "legendgroup": "Iran", "line": {"color": "#FF97FF", "dash": "solid"}, "marker": {"symbol": "circle"}, "mode": "lines", "name": "Iran", "orientation": "v", "showlegend": true, "type": "scatter", "x": [2003, 2007], "xaxis": "x", "y": [1, 1], "yaxis": "y"}, {"hovertemplate": "birth_country_current=Kenya<br>year=%{x}<br>prize=%{y}<extra></extra>", "legendgroup": "Kenya", "line": {"color": "#FECB52", "dash": "solid"}, "marker": {"symbol": "circle"}, "mode": "lines", "name": "Kenya", "orientation": "v", "showlegend": true, "type": "scatter", "x": [2004], "xaxis": "x", "y": [1], "yaxis": "y"}, {"hovertemplate": "birth_country_current=Bangladesh<br>year=%{x}<br>prize=%{y}<extra></extra>", "legendgroup": "Bangladesh", "line": {"color": "#636efa", "dash": "solid"}, "marker": {"symbol": "circle"}, "mode": "lines", "name": "Bangladesh", "orientation": "v", "showlegend": true, "type": "scatter", "x": [2006], "xaxis": "x", "y": [1], "yaxis": "y"}, {"hovertemplate": "birth_country_current=Peru<br>year=%{x}<br>prize=%{y}<extra></extra>", "legendgroup": "Peru", "line": {"color": "#EF553B", "dash": "solid"}, "marker": {"symbol": "circle"}, "mode": "lines", "name": "Peru", "orientation": "v", "showlegend": true, "type": "scatter", "x": [2010], "xaxis": "x", "y": [1], "yaxis": "y"}, {"hovertemplate": "birth_country_current=Cyprus<br>year=%{x}<br>prize=%{y}<extra></extra>", "legendgroup": "Cyprus", "line": {"color": "#00cc96", "dash": "solid"}, "marker": {"symbol": "circle"}, "mode": "lines", "name": "Cyprus", "orientation": "v", "showlegend": true, "type": "scatter", "x": [2010], "xaxis": "x", "y": [1], "yaxis": "y"}, {"hovertemplate": "birth_country_current=Liberia<br>year=%{x}<br>prize=%{y}<extra></extra>", "legendgroup": "Liberia", "line": {"color": "#ab63fa", "dash": "solid"}, "marker": {"symbol": "circle"}, "mode": "lines", "name": "Liberia", "orientation": "v", "showlegend": true, "type": "scatter", "x": [2011], "xaxis": "x", "y": [2], "yaxis": "y"}, {"hovertemplate": "birth_country_current=Yemen<br>year=%{x}<br>prize=%{y}<extra></extra>", "legendgroup": "Yemen", "line": {"color": "#FFA15A", "dash": "solid"}, "marker": {"symbol": "circle"}, "mode": "lines", "name": "Yemen", "orientation": "v", "showlegend": true, "type": "scatter", "x": [2011], "xaxis": "x", "y": [1], "yaxis": "y"}, {"hovertemplate": "birth_country_current=Morocco<br>year=%{x}<br>prize=%{y}<extra></extra>", "legendgroup": "Morocco", "line": {"color": "#19d3f3", "dash": "solid"}, "marker": {"symbol": "circle"}, "mode": "lines", "name": "Morocco", "orientation": "v", "showlegend": true, "type": "scatter", "x": [2012], "xaxis": "x", "y": [1], "yaxis": "y"}, {"hovertemplate": "birth_country_current=Democratic Republic of the Congo<br>year=%{x}<br>prize=%{y}<extra></extra>", "legendgroup": "Democratic Republic of the Congo", "line": {"color": "#FF6692", "dash": "solid"}, "marker": {"symbol": "circle"}, "mode": "lines", "name": "Democratic Republic of the Congo", "orientation": "v", "showlegend": true, "type": "scatter", "x": [2018], "xaxis": "x", "y": [1], "yaxis": "y"}, {"hovertemplate": "birth_country_current=Iraq<br>year=%{x}<br>prize=%{y}<extra></extra>", "legendgroup": "Iraq", "line": {"color": "#B6E880", "dash": "solid"}, "marker": {"symbol": "circle"}, "mode": "lines", "name": "Iraq", "orientation": "v", "showlegend": true, "type": "scatter", "x": [2018], "xaxis": "x", "y": [1], "yaxis": "y"}, {"hovertemplate": "birth_country_current=Ethiopia<br>year=%{x}<br>prize=%{y}<extra></extra>", "legendgroup": "Ethiopia", "line": {"color": "#FF97FF", "dash": "solid"}, "marker": {"symbol": "circle"}, "mode": "lines", "name": "Ethiopia", "orientation": "v", "showlegend": true, "type": "scatter", "x": [2019], "xaxis": "x", "y": [1], "yaxis": "y"}], "layout": {"legend": {"title": {"text": "birth_country_current"}, "tracegroupgap": 0}, "margin": {"t": 60}, "xaxis": {"anchor": "y", "domain": [0, 1], "title": {"text": "year"}}, "yaxis": {"anchor": "x", "domain": [0, 1], "title": {"text": "prize"}}}}
